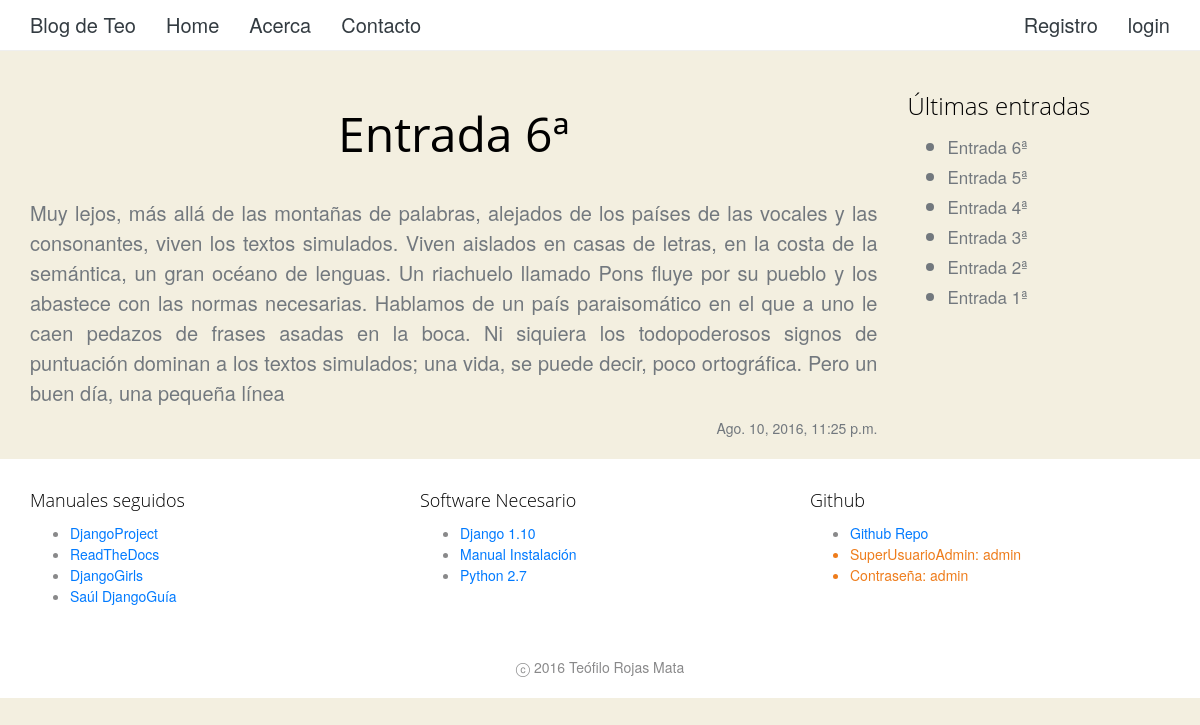
/entrada/8, run on an earlier commit of the app's database.
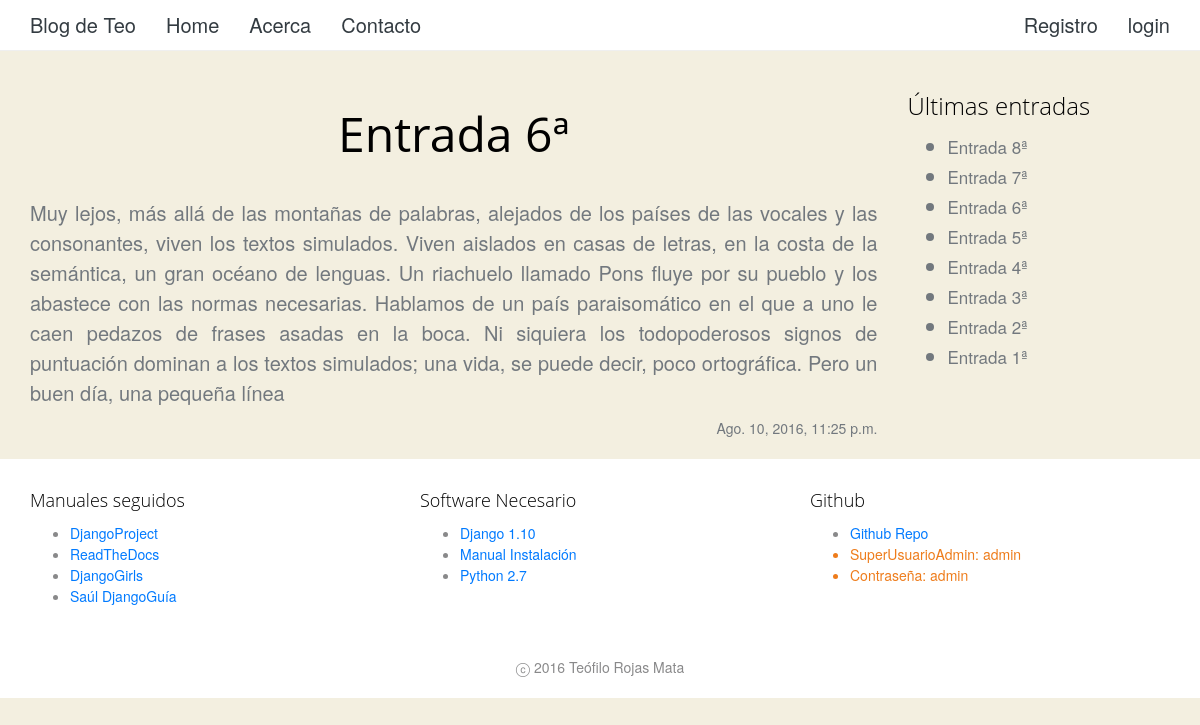
And on a later commit of the database.
### appBlogTeo/models.py (models this page shows, shortened)
class Entrada(models.Model):
	titulo = models.CharField(max_length = 100)
	cuerpo = models.TextField()
	fecha = models.DateTimeField(default=datetime.now, blank=True)
	etiquetas = models.ManyToManyField('Etiqueta', blank=True)
	class Meta:
		ordering = ['-fecha']

### appBlogTeo/views.py (the view)
# urls.py: url(r'^entrada/(?P<pk>.*)$', views.VistaEntradaCompleta.as_view(), name='VistaEntradaCompleta'),
class VistaEntradaCompleta(generic.DetailView):
    model = Entrada
    template_name = 'entradaCompleta.html'
    def get_context_data(self, **kwargs):
        context = super(VistaEntradaCompleta, self).get_context_data(**kwargs)
        context['listadoTitulos'] = ListadoTitulos()
        return context

### appBlogTeo/views.py (called while the page is built)
def ListadoTitulos():
    listadoTitulos = Entrada.objects.all()[:10]
    return listadoTitulos

### appBlogTeo/templates/entradaCompleta.html (shortened to what this page needs)
{% extends "base.html" %}
{%block content%}
	<h1>{{ entrada.titulo }}</h1>
	<p> {{ entrada.cuerpo }}</p>
	<div class="fecha"> {{ entrada.fecha }}</div>
{% endblock %}

### appBlogTeo/templates/base.html (shortened to what this page needs)
<!DOCTYPE html>
{% load staticfiles %}
<html lang="es">
<head>
    <link rel="stylesheet" href="{% static 'bootstrap/css/bootstrap.css' %}">
    <link rel="stylesheet" href="{% static 'css/main.css' %}">
</head>
<body>
    <nav class="navbar navbar-inverse navbar-fixed-top">
      <div class="container">
        <div class="navbar-header">
          <a class="navbar-brand" href="{% url 'home:home' %}">Blog de Teo</a>
        </div>
        <div id="navbar" class="collapse navbar-collapse">
          <ul class="nav navbar-nav">
            {% url 'home:home' as home_url %}
            {% url 'home:acerca' as acerca_url %}
            {% url 'home:contacto' as contacto_url %}
            {% url 'home:crear' as crear_url %}
            {% url 'home:editar' as editar_url %}
            {% url 'home:VistaEntradaCompleta' as vistaDetalle_url %}
            <li {% if request.get_full_path == home_url %} class="active" {% endif %}><a href="{% url 'home:home' %}">Home</a></li>
            <li {% if request.get_full_path == acerca_url %} class="active" {% endif %}><a href="{% url 'home:acerca' %}">Acerca</a></li>
            <li {% if request.get_full_path == contacto_url %} class="active" {% endif %}><a href="{% url 'home:contacto' %}">Contacto</a></li>
          </ul>
          <ul class="nav navbar-nav navbar-right">
              {% if user.is_authenticated %}
                <li><a href="{% url 'cuentasUsuario.index' %}">{{ user.username }}</a></li>
                <li><a href="{% url 'cuentasUsuario.logout' %}" style="font-weight:lighter">logout</a></li>
              {% else %}
                <li><a href="{% url 'cuentasUsuario.vistaRegistroUsuario' %}">Registro</a></li>
                <li><a href="{% url 'cuentasUsuario.login' %}" style="font-weight:lighter">login</a></li>
              {% endif %}
          </ul>
        </div>
      </div>
    </nav>
	<div class="container">
			<div class="row">
				<div class="col-md-9">
					{% block content %}
					{% endblock %}
				</div>
				<div class="col-md-3">
          {% block lateral %}
            {% include '_menuLateral.html' %}
          {% endblock lateral%}
				</div>
			</div>
		</div>
</body>
<footer>
  <div class="container">
    <div class="row" style="padding: 20px 0;">
      <div class="col-md-4">
        <h4>Manuales seguidos</h4>
        <ul>
          <li><a href="https://docs.djangoproject.com/es/1.10/intro/tutorial01/">DjangoProject</a></li>
          <li><a href="http://tutorial-django.readthedocs.io/es/latest/index.html">ReadTheDocs</a></li>
          <li><a href="http://tutorial.djangogirls.org/es/">DjangoGirls</a></li>
          <li><a href="https://github.com/saul-g/El-libro-de-Django/blob/master/Libros/libro_django1.8.pdf">Saúl DjangoGuía</a> </li>
        </ul>
      </div>
      <div class="col-md-4">
        <h4>Software Necesario</h4>
        <ul>
          <li><a href="https://www.djangoproject.com/download/1.10/tarball/">Django 1.10</a></li>
          <li><a href="https://www.djangoproject.com/download/">Manual Instalación</a></li>
          <li><a href="https://www.python.org/downloads/">Python 2.7</a></li>
        </ul>
      </div>
      <div class="col-md-4">
        <h4>Github</h4>
        <ul>
          <li><a href="https://github.com/Reshait/ps_ProgramacionWeb">Github Repo</a></li>
          <li class="naranja">SuperUsuarioAdmin: admin
          <li class="naranja">Contraseña: admin
        </ul>
      </div>
    </div>
  </div>
  <div class="firma">
     ⓒ 2016 Teófilo Rojas Mata
  </div>
</footer>
</html>

### appBlogTeo/templates/_menuLateral.html
{% block lateral %}
          <div>
            <h3>Últimas entradas</h4>
            {% if listadoTitulos %}
              <ul>
                {% for x in listadoTitulos %}
                  <li><small><a href="{% url 'appBlogTeo:VistaEntradaCompleta' x.id %}">
                     {{ x.titulo }}</a></small></li>
                {% endfor %}
              </ul>
            {% else %}
              <h4>Sin entradas</h4>
              <p>La base de datos por el momento no tiene entradas. Por favor, introduzca al menos una para poder contemplarla</p>
            {% endif %}
          </div>
{% endblock lateral%}

### static/css/main.css (style rules this page uses)
body { font-family: "Helvetica Neue", "Open Sans", 'Roboto', sans-serif; background-color: #f3efe0; color: #72787E; line-height: 1.5; font-size: 20px; font-weight: 300; -webkit-font-smoothing: antialiased; text-align: justify; margin: 70px 0 0 0; }
h1, h2, h3, h4, h5, h6 { clear: both; font-weight: 300; font-family: "Myriad Pro" ,"Open Sans", Bitter, Georgia, serif; line-height: 1.3; color: black; text-decoration: none; }
h1 { font-size: 48px; margin: 33px 0; text-align: center; font-weight: normal; }
a { color: inherit; text-decoration: none; }
.navbar { background-color: white; border-bottom: 1px solid rgba(231, 231, 231, 0.65); color: #333b41; }
.navbar-inverse .navbar-nav > li > a { color: #333b41; }
footer { background-color: white; color: #89898A; font-size: 14px; margin-top: 20px; }
.naranja { color: #ee7c1b; }
footer a { color:#007aff !important; }
.navbar-brand { font-size: inherit; color: inherit !important; font-weight: initial; }
.firma { padding: 20px 0; text-align: center; }
.fecha { font-size: 14px; float: right; }

What changed in the data, as far as the page shows it:
added Entrada: titulo "Entrada 8ª"
added Entrada: titulo "Entrada 7ª"
